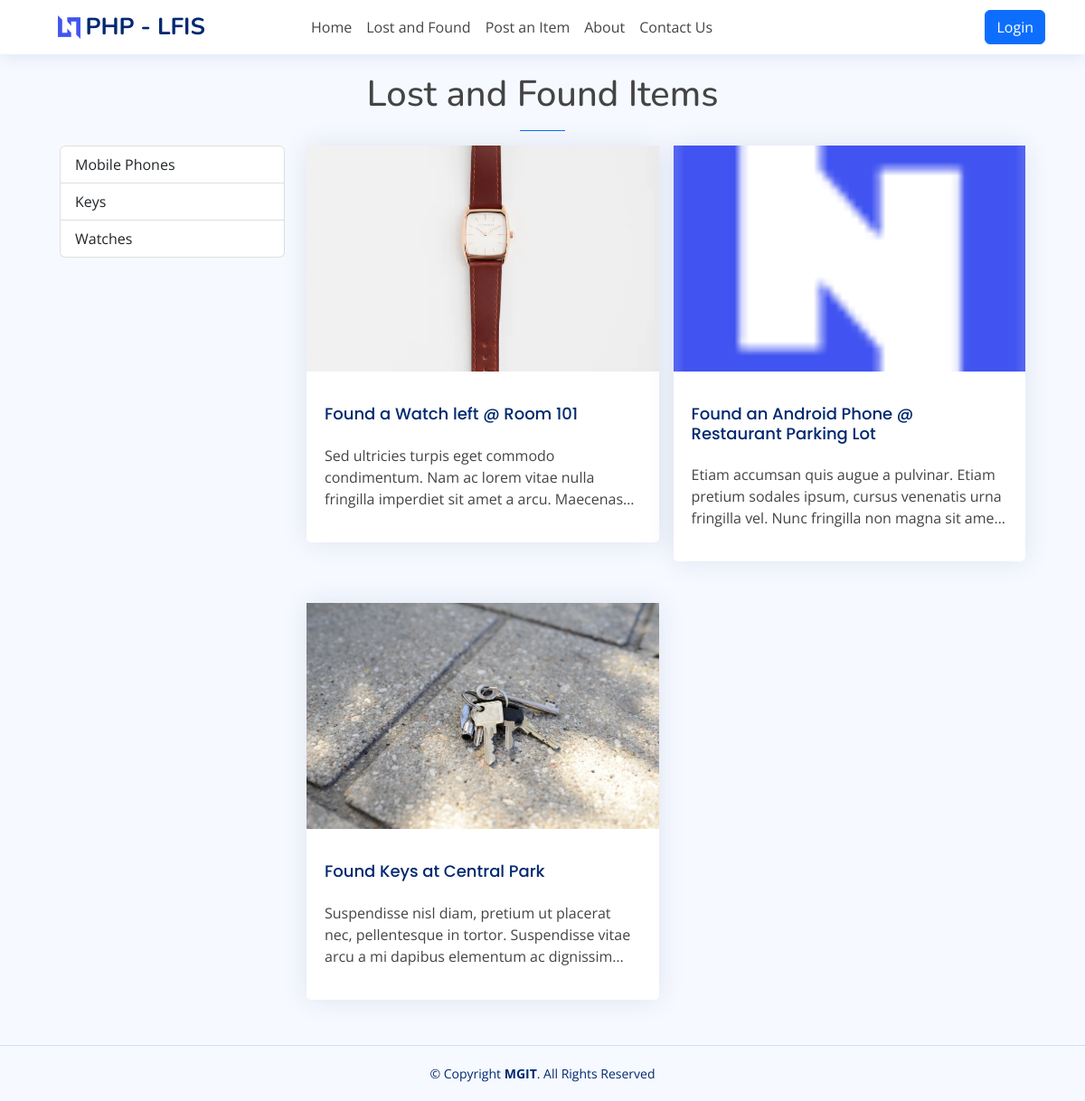
The app's page /?page=items with its own data.
### tables this page shows
CREATE TABLE `category_list` (
  `id` bigint(30) NOT NULL,
  `name` text NOT NULL,
  `description` text NOT NULL,
  `status` tinyint(1) NOT NULL DEFAULT 1,
  `created_at` datetime NOT NULL DEFAULT current_timestamp(),
  `updated_at` datetime DEFAULT NULL ON UPDATE current_timestamp()
);

CREATE TABLE `item_list` (
  `id` bigint(30) NOT NULL,
  `category_id` bigint(30) NOT NULL,
  `fullname` text NOT NULL,
  `title` text NOT NULL,
  `description` text NOT NULL,
  `contact` text NOT NULL,
  `image_path` text DEFAULT NULL,
  `status` tinyint(1) NOT NULL DEFAULT 0,
  `created_at` datetime NOT NULL DEFAULT current_timestamp(),
  `updated` datetime DEFAULT NULL ON UPDATE current_timestamp()
);

### classes/DBConnection.php (called while the page is built, shortened)
<?php
class DBConnection{
    private $host = DB_SERVER;
    private $username = DB_USERNAME;
    private $password = DB_PASSWORD;
    private $database = DB_NAME;
    public $conn;
    public function __construct(){
        if (!isset($this->conn)) {
            $this->conn = new mysqli($this->host, $this->username, $this->password, $this->database);
        }
    }
}
?>

### classes/SystemSettings.php (called while the page is built, shortened)
<?php
class SystemSettings extends DBConnection{
	function info($field=''){
		if(!empty($field)){
			if(isset($_SESSION['system_info'][$field]))
				return $_SESSION['system_info'][$field];
			else
				return false;
		}else{
			return false;
		}
	}
}
$_settings = new SystemSettings();
?>

### config.php (called while the page is built, shortened)
<?php
require_once('classes/DBConnection.php');
require_once('classes/SystemSettings.php');
function validate_image($file){
    global $_settings;
	if(!empty($file)){
        $ex = explode("?",$file);
        $file = $ex[0];
        $ts = isset($ex[1]) ? "?".$ex[1] : '';
		if(is_file(base_app.$file)){
			return base_url.$file.$ts;
		}else{
			return base_url.($_settings->info('logo'));
		}
	}else{
		return base_url.($_settings->info('logo'));
	}
}
?>

### items/index.php (the view, shortened to what this page needs)
<h1 class="pageTitle text-center titleTxt">Lost and Found Items</h1>
<hr class="mx-auto bg-primary border-primary opacity-100" style="width:50px">
<div class="container-sm">
    <div class="row">
        <div class="col-lg-3 col-md-4 col-sm-12 col-12">
            <div class="list-group">
                <?php
                $qry = $conn->query("SELECT * FROM `category_list` where `status` = 1 ");
                while($row = $qry->fetch_assoc()):
                ?>
                <a href="<?= base_url.'?page=items&cid='.$row['id'] ?>" class="list-group-item list-group-item-action<?= (isset($_GET['cid']) && $_GET['cid'] == $row['id']) ? ' active': '' ?>"><?= $row['name'] ?></a>
                <?php endwhile; ?>
            </div>
        </div>
        <div class="col-lg-9 col-md-8 col-sm-12 col-12">
            <?php
            $where = "";
            $items = $conn->query("SELECT * FROM `item_list` where `status` = 1 {$where} order by `title` asc")->fetch_all(MYSQLI_ASSOC);
            ?>
            <div id="item-list">
                <?php if(count($items) > 0): ?>
                <?php foreach($items as $row): ?>
                <a href="<?= base_url.'?page=items/view&id='.$row['id'] ?>" class="item-item text-decoration-none text-reset">
                    <div class="card">
                        <div class="item-card-img">
                            <img src="<?= validate_image($row['image_path']) ?>" alt="">
                        </div>
                        <div class="card-body pt-3">
                            <h4 class="card-title"><?= $row['title'] ?></h4>
                            <p class="truncate-3"><?= strip_tags(htmlspecialchars_decode($row['description'])) ?></p>
                        </div>
                    </div>
                </a>
                <?php endforeach; ?>
                <?php endif; ?>
            </div>
        </div>
    </div>
</div>

### index.php (shortened to what this page needs)
<?php require_once('./config.php'); ?>
<!DOCTYPE html>
<html lang="en">
<?php require_once('inc/header.php') ?>
  <body class="toggle-sidebar">
     <?php $page = isset($_GET['page']) ? $_GET['page'] : 'home';  ?>
     <?php require_once('inc/topBarNav.php') ?>
      <main id="main" class="main">
        <div class="container-xl px-4">
          <?php
            if(!file_exists($page.".php") && !is_dir($page)){
                include '404.html';
            }else{
              if(is_dir($page))
                include $page.'/index.php';
              else
                include $page.'.php';
            }
          ?>
        </div>
      </main>
    <?php require_once('inc/footer.php') ?>
  </body>
</html>

### inc/header.php (shortened to what this page needs)
<head>
    <link href="<?= base_url ?>assets/vendor/bootstrap/css/bootstrap.min.css" rel="stylesheet">
    <link href="<?= base_url ?>assets/vendor/bootstrap-icons/bootstrap-icons.css" rel="stylesheet">
    <link href="<?= base_url ?>assets/vendor/boxicons/css/boxicons.min.css" rel="stylesheet">
    <link href="<?= base_url ?>assets/vendor/quill/quill.snow.css" rel="stylesheet">
    <link href="<?= base_url ?>assets/vendor/quill/quill.bubble.css" rel="stylesheet">
    <link href="<?= base_url ?>assets/vendor/remixicon/remixicon.css" rel="stylesheet">
    <link href="<?= base_url ?>assets/vendor/simple-datatables/style.css" rel="stylesheet">
    <link href="<?= base_url ?>assets/vendor/select2-4.1.0-rc.0/dist/css/select2.min.css" rel="stylesheet">
    <link href="<?= base_url ?>assets/css/style.css" rel="stylesheet">
    <link href="<?= base_url ?>assets/css/custom.css" rel="stylesheet">
  </head>

### inc/topBarNav.php
<header id="header" class="header fixed-top d-flex align-items-center">
  <div class="container-lg d-flex justify-content-between px-4">
    <div class="d-flex align-items-center justify-content-between">
      <a href="<?= base_url ?>" class="logo d-flex align-items-center">
        <img src="<?= validate_image($_settings->info('logo')) ?>" alt="System Logo">
        <span class="d-none d-lg-block"><?= $_settings->info('short_name') ?></span>
      </a>
    </div>
    <nav class="header-nav me-auto">
      <ul class="d-flex align-items-center h-100">
        <li class="nav-item pe-3">
            <a href="<?= base_url ?>" class="nav-link">Home</a>
        </li>
        <li class="nav-item pe-3">
            <a href="<?= base_url.'?page=items' ?>" class="nav-link">Lost and Found</a>
        </li>
        <li class="nav-item pe-3">
            <a href="<?= base_url.'?page=found' ?>" class="nav-link">Post an Item</a>
        </li>
        <li class="nav-item pe-3">
            <a href="<?= base_url."?page=about" ?>" class="nav-link">About</a>
        </li>
        <li class="nav-item pe-3">
            <a href="<?= base_url.'?page=contact' ?>" class="nav-link">Contact Us</a>
        </li>
      </ul>
    </nav>
    <div class="d-flex align-items-center justify-content-between">
            <a href="<?= base_url.'admin' ?>" class="btn btn-primary">Login</a>
    </div>
  </div>
</header>

### inc/footer.php (shortened to what this page needs)
<footer id="footer" class="footer">
    <div class="copyright">
      &copy; Copyright <strong><span>MGIT</span></strong>. All Rights Reserved
    </div>
  </footer>

### assets/css/style.css (style rules this page uses)
:root { scroll-behavior: smooth; }
body { font-family: "Open Sans", sans-serif; background: #f6f9ff; color: #444444; }
a { color: #4154f1; text-decoration: none; }
h1, h2, h3, h4, h5, h6 { font-family: "Nunito", sans-serif; }
#main { margin-top: 60px; padding: 20px 30px; transition: all 0.3s; }
.card { margin-bottom: 30px; border: none; border-radius: 5px; box-shadow: 0px 0 30px rgba(1, 41, 112, 0.1); }
.card-title { padding: 20px 0 15px 0; font-size: 18px; font-weight: 500; color: #012970; font-family: "Poppins", sans-serif; }
.card-body { padding: 0 20px 20px 20px; }
.logo { line-height: 1; }
@media (min-width: 1200px) { .logo { width: 280px; } }
.logo img { max-height: 26px; margin-right: 6px; }
.logo span { font-size: 26px; font-weight: 700; color: #012970; font-family: "Nunito", sans-serif; }
.header { transition: all 0.5s; z-index: 997; height: 60px; box-shadow: 0px 2px 20px rgba(1, 41, 112, 0.1); background-color: #fff; padding-left: 20px; }
.header-nav ul { list-style: none; }
.header-nav>ul { margin: 0; padding: 0; }
@media (min-width: 1200px) { #main, #footer { margin-left: 300px; } }
@media (min-width: 1200px) { .toggle-sidebar #main, .toggle-sidebar #footer { margin-left: 0; } }
.footer { padding: 20px 0; font-size: 14px; transition: all 0.3s; border-top: 1px solid #cddfff; }
.footer .copyright { text-align: center; color: #012970; }
div#item-list { position: relative; width: 100%; display: grid; grid-template-columns: repeat(3, 1fr); grid-gap: 1em; }
.item-item { width: 100%; margin: 0 auto; }
@media (max-width: 1300px) { div#item-list { grid-template-columns: repeat(2, 1fr); } }
@media (max-width: 1300px) { .item-item { width: 100%; } }
.item-card-img { width: 100%; height: 250px; overflow: hidden; }
.item-card-img>img { width: 100%; height: 100%; object-fit: cover; object-position: center center; transition:transform .2s ease; }

### assets/css/custom.css (style rules this page uses)
.truncate-3 { overflow: hidden; text-overflow: ellipsis; display: -webkit-box; -webkit-line-clamp: 3; -webkit-box-orient: vertical; }

### records on screen
category_list: name "Mobile Phones"
category_list: name "Keys"
category_list: name "Watches"
item_list: image_path (picture), title "Found a Watch left @ Room 101", description "Sed ultricies turpis eget commodo condimentum. Nam ac lorem vitae nulla fringilla imperdiet sit amet a arcu.…"
item_list: shows a picture, title "Found an Android Phone @ Restaurant Parking Lot", description "Etiam accumsan quis augue a pulvinar. Etiam pretium sodales ipsum, cursus venenatis urna fringilla vel. Nunc fringilla non magna sit…"
item_list: image_path (picture), title "Found Keys at Central Park", description "Suspendisse nisl diam, pretium ut placerat nec, pellentesque in tortor. Suspendisse vitae arcu a mi dapibus elementum ac…"

### other values on screen
$_settings->info('short_name') "PHP - LFIS"
